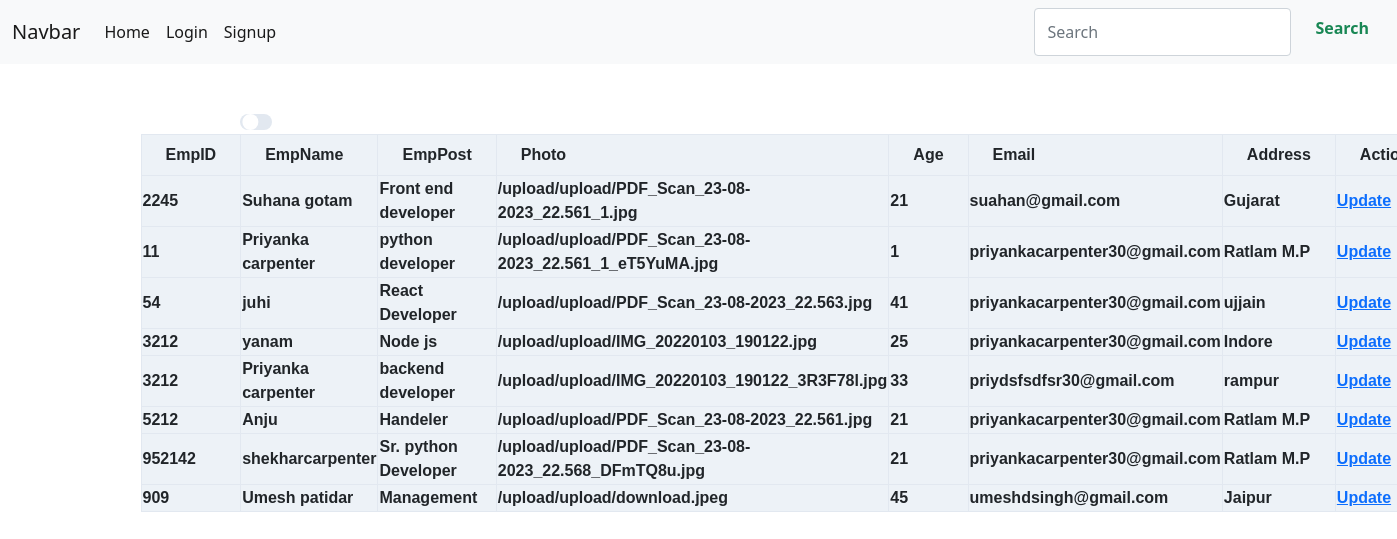
The page /show_emp/ on the database its author committed.
### testapp/models.py (models this page shows)
class Employee(models.Model):
    Name = models.CharField(max_length=50)
    EmpID = models.CharField(max_length=50)
    EmpPost = models.CharField(max_length=50)
    Photo = models.ImageField(upload_to="upload")
    Age = models.IntegerField()
    Email = models.EmailField(max_length=254)
    Address = models.TextField(max_length=225)

### testapp/views.py (the view)
# urls.py: path("show_emp/", views.EmployeeList.as_view(), name="show"),
class EmployeeList(ListView):
    model = Employee
    template_name = "testapp/employee_list.html"
    context_object_name = "emp"

### templates/testapp/employee_list.html (shortened to what this page needs)
{% extends 'testapp/index.html' %}
{%block content%}
<!DOCTYPE html>
<html lang="en" >
<head>
  <head>
</head>
<body>
<div class="bg-gray-900 text-white">
    <div class="container mx-auto p-6 flex items-center justify-between">
      <h2 class="text-2xl font-semibold">Data Table</h2>
      <label class="theme-toggle">
        <span>Dark Theme</span>
        <input type="checkbox" id="darkModeToggle" class="form-checkbox">
      </label>
    </div>
  </div>
<div class="container mx-auto p-6">
    <table id="dataTable" class="table-auto w-full shadow-md rounded-lg">
      <thead>
        <tr>
    {%if emp%}
            <th class="px-4 py-2">EmpID</th>
            <th class="px-4 py-2">EmpName</th>
            <th class="px-4 py-2">EmpPost</th>
            <th class="px-4 py-2">Photo</th>
            <th class="px-4 py-2">Age</th>
            <th class="px-4 py-2">Email</th>
            <th class="px-4 py-2">Address</th>
            <th class="px-4 py-2 colspan=2 ">Action</th>
      </tr>
    </thead>
      <tbody id="tableBody">
        {%for i in emp%}
      <tr>
        <th scope="row">{{i.EmpID}}</th>
        <th scope="row">{{i.Name}}</th>
        <th scope="col">{{i.EmpPost}}</td>
        <th scope="col">{{i.Photo.url}}</td>
        <th scope="col">{{i.Age}}</td>
        <th scope="col">{{i.Email}}</td>
        <th scope="col">{{i.Address}}</td>
        <th scope="col"><a href="/update/{{i.id}}/">Update</a></td>
      </tr>
      {%endfor%}
    </tbody>
    {%else%}
    No Record Found
    {%endif%}
    </table>
  </div>
</body>
</html>
  {% endblock %}

### templates/testapp/index.html (shortened to what this page needs)
<!doctype html>
<html lang="en">
  <head>
    <link href="https://cdn.jsdelivr.net/npm/bootstrap@5.0.2/dist/css/bootstrap.min.css" rel="stylesheet">
  </head>
  <body>
    <nav class="navbar navbar-expand-lg navbar-light bg-light">
        <div class="container-fluid">
          <a class="navbar-brand" href="#">Navbar</a>
          <div class="collapse navbar-collapse" id="navbarSupportedContent">
            <ul class="navbar-nav me-auto mb-2 mb-lg-0">
              <li class="nav-item">
                <a class="nav-link active" aria-current="page" href="#">Home</a>
              </li>
              {%if not user.is_authenticate%}
              <li class="nav-item">
                <a class="nav-link active" aria-current="page" href="#">Login</a>
              </li>
              <li class="nav-item">
                <a class="nav-link active" aria-current="page" href="#">Signup</a>
              </li>
              {%endif%}
            </ul>
            <form class="d-flex">
              <input class="form-control me-2" type="search" placeholder="Search" aria-label="Search">
              <button class="btn btn-outline-success" type="submit">Search</button>
            </form>
          </div>
        </div>
      </nav>
  </body>
  {%block content%}{% endblock %}
</html>

### templates/testapp/employee_list.html (style rules this page uses)
.container { font-family: 'Arial', sans-serif; }
.table-auto { border-collapse: collapse; }
.table-auto th, .table-auto td { border: 1px solid #e2e8f0; }
.table-auto th { background-color: #edf2f7; }
.btn { padding: 0.5rem 1rem; border: none; border-radius: 0.25rem; transition: background-color 0.3s ease, color 0.3s ease; cursor: pointer; display: inline-block; font-weight: bold; margin-bottom: 0.5rem; }
.theme-toggle { display: flex; align-items: center; gap: 0.5rem; font-weight: bold; cursor: pointer; }
.theme-toggle input[type="checkbox"] { appearance: none; width: 2rem; height: 1rem; background-color: #e2e8f0; border-radius: 0.5rem; position: relative; }
.theme-toggle input[type="checkbox"]::before { content: ''; position: absolute; width: 1rem; height: 1rem; background-color: #fff; border-radius: 50%; transform: translateX(0.15rem); transition: transform 0.3s ease; }

### rows shown on the page
Employee: EmpID "2245", Name "Suhana gotam", EmpPost "Front end developer", Photo "/upload/upload/PDF_Scan_23-08-2023_22.561_1.jpg", Age "21", Email "suahan@gmail.com", Address "Gujarat"
Employee: EmpID "11", Name "Priyanka carpenter", EmpPost "python developer", Photo "/upload/upload/PDF_Scan_23-08-2023_22.561_1_eT5YuMA.jpg", Age "1", Email "priyankacarpenter30@gmail.com", Address "Ratlam M.P"
Employee: EmpID "54", Name "juhi", EmpPost "React Developer", Photo "/upload/upload/PDF_Scan_23-08-2023_22.563.jpg", Age "41", Email "priyankacarpenter30@gmail.com", Address "ujjain"
Employee: EmpID "3212", Name "yanam", EmpPost "Node js", Photo "/upload/upload/IMG_20220103_190122.jpg", Age "25", Email "priyankacarpenter30@gmail.com", Address "Indore"
Employee: EmpID "3212", Name "Priyanka carpenter", EmpPost "backend developer", Photo "/upload/upload/IMG_20220103_190122_3R3F78l.jpg", Age "33", Email "priydsfsdfsr30@gmail.com", Address "rampur"
Employee: EmpID "5212", Name "Anju", EmpPost "Handeler", Photo "/upload/upload/PDF_Scan_23-08-2023_22.561.jpg", Age "21", Email "priyankacarpenter30@gmail.com", Address "Ratlam M.P"
Employee: EmpID "952142", Name "shekharcarpenter", EmpPost "Sr. python Developer", Photo "/upload/upload/PDF_Scan_23-08-2023_22.568_DFmTQ8u.jpg", Age "21", Email "priyankacarpenter30@gmail.com", Address "Ratlam M.P"
Employee: EmpID "909", Name "Umesh patidar", EmpPost "Management", Photo "/upload/upload/download.jpeg", Age "45", Email "umeshdsingh@gmail.com", Address "Jaipur"
